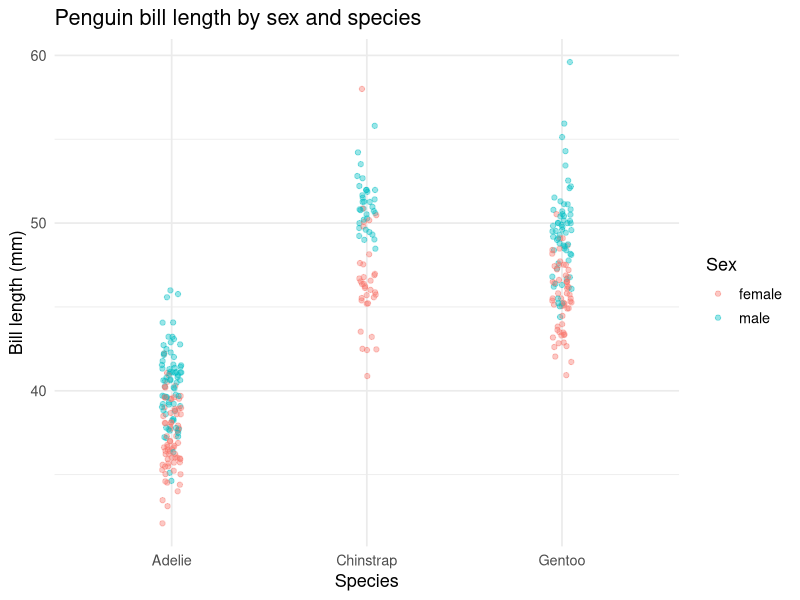

Write the R code that produced this figure.
## ---- chunk 1
#| label: tbl-dplyr-verbs
#| tbl-cap: "Core dplyr verbs and their purpose"
#| echo: false
#| message: false
#| warning: false
verbs <- data.frame(
  Verb = c(
    "`filter()`",
    "`select()`",
    "`mutate()`",
    "`summarise()`",
    "`arrange()`",
    "`group_by()`",
    "`rename()`",
    "`distinct()`",
    "`count()`",
    "`left_join()`"
  ),
  Purpose = c(
    "Keep rows matching a condition",
    "Keep or drop columns by name",
    "Create or transform columns",
    "Collapse rows to summary statistics",
    "Sort rows by one or more columns",
    "Define groups for subsequent operations",
    "Rename columns",
    "Keep unique rows",
    "Count observations by group",
    "Join two data frames by a key column"
  ),
  Example = c(
    "`filter(rt > 200)`",
    "`select(id, condition, rt)`",
    "`mutate(log_rt = log(rt))`",
    "`summarise(mean_rt = mean(rt))`",
    "`arrange(desc(rt))`",
    "`group_by(participant, condition)`",
    "`rename(response_time = rt)`",
    "`distinct(participant)`",
    "`count(condition)`",
    "`left_join(data, demo, by = 'id')`"
  )
)

tbl <- verbs |>
  knitr::kable(col.names = c("Verb", "Purpose", "Example"))

if (knitr::is_html_output()) {
  tbl |>
    kableExtra::kable_styling(
      bootstrap_options = c("striped", "hover", "bordered"),
      full_width = TRUE,
      font_size = 14
    ) |>
    kableExtra::column_spec(1, monospace = TRUE) |>
    kableExtra::column_spec(3, monospace = TRUE)
} else {
  tbl
}
## ---- chunk 2
#| label: dplyr-pipeline
#| echo: true
#| code-fold: false
#| message: false
#| warning: false
library(tidyverse)
library(palmerpenguins)

# Start with the penguins dataset
penguins |>
  # Remove rows with missing values in key columns
  filter(!is.na(bill_length_mm), !is.na(body_mass_g)) |>
  # Keep only the columns we need
  select(species, island, bill_length_mm, body_mass_g, sex) |>
  # Create a new column: body mass in kg
  mutate(body_mass_kg = body_mass_g / 1000) |>
  # Group by species and sex
  group_by(species, sex) |>
  # Summarise to get mean bill length and body mass per group
  summarise(
    n = n(),
    mean_bill = mean(bill_length_mm),
    mean_mass = mean(body_mass_kg),
    .groups = "drop"
  ) |>
  # Sort by mean bill length, descending
  arrange(desc(mean_bill))
## ---- chunk 3
#| label: fig-rt-plot
#| fig-cap: "Bill length by species and sex in the Palmer Penguins dataset. Points show individual observations; error bars show 95% confidence intervals."
#| code-fold: false
#| message: false
#| warning: false
#| echo: true
# Start with the penguins dataset
penguins |>
  # Remove rows where sex is missing
  filter(!is.na(sex)) |>
  # Map species to x-axis, bill length to y-axis, colour by sex
  ggplot(aes(x = species, y = bill_length_mm, colour = sex)) +
  # Plot individual observations, jittered slightly to reduce overplotting
  geom_jitter(width = 0.05, alpha = 0.4, size = 1.5) +
  # Human-readable axis and legend labels
  labs(
    title = "Penguin bill length by sex and species",
    x = "Species",
    y = "Bill length (mm)",
    colour = "Sex"
  ) +
  # Clean minimal theme with base font size 13
  theme_minimal(base_size = 13)
